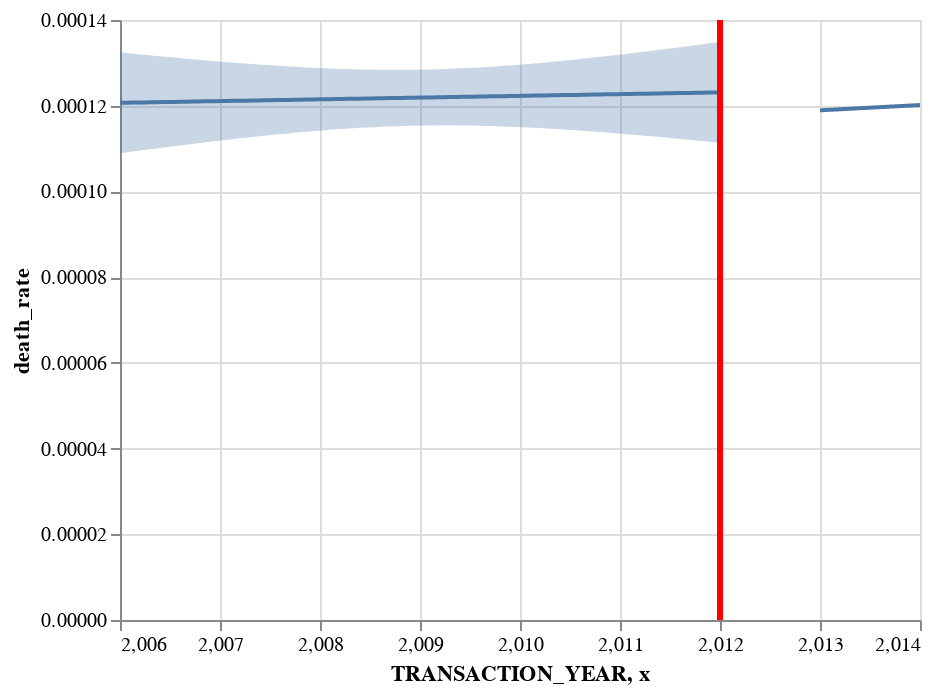

Notebook code for this chart:
### Markdown cell above
> pre-post for death rate

### Code cell
xvar= "TRANSACTION_YEAR"
yvar="death_rate"
fit, chart = pre_post(WA, yvar, xvar, 2012, alpha=0.05)
chart

### Figure 1 — Vega-Lite specification as saved in the notebook (floating-point values rounded to 4 significant figures)
{"config": {"view": {"continuousWidth": 400, "continuousHeight": 300}}, "layer": [{"data": {"name": "data-1af2451d3deb94125493477540d23f3c"}, "mark": "errorband", "encoding": {"x": {"field": "TRANSACTION_YEAR", "type": "quantitative"}, "y": {"field": "ci_low", "title": "death_rate", "type": "quantitative"}, "y2": {"field": "ci_high"}}}, {"data": {"name": "data-800682998bc7fb34b8f49fdb27be875f"}, "mark": "errorband", "encoding": {"x": {"field": "TRANSACTION_YEAR", "type": "quantitative"}, "y": {"field": "ci_low", "title": "death_rate", "type": "quantitative"}, "y2": {"field": "ci_high"}}}, {"data": {"name": "data-1af2451d3deb94125493477540d23f3c"}, "mark": "line", "encoding": {"x": {"field": "TRANSACTION_YEAR", "type": "quantitative"}, "y": {"field": "death_rate", "type": "quantitative"}}}, {"data": {"name": "data-800682998bc7fb34b8f49fdb27be875f"}, "mark": "line", "encoding": {"x": {"field": "TRANSACTION_YEAR", "type": "quantitative"}, "y": {"field": "death_rate", "type": "quantitative"}}}, {"data": {"name": "data-093671e60d609957934f7032375c92d9"}, "mark": {"type": "rule", "color": "red", "strokeWidth": 3}, "encoding": {"x": {"field": "x", "type": "quantitative"}}}], "$schema": "https://vega.github.io/schema/vega-lite/v4.17.0.json", "datasets": {"data-1af2451d3deb94125493477540d23f3c": [{"TRANSACTION_YEAR": 2006.0, "death_rate": 0.0001207, "ci_low": 0.0001089, "ci_high": 0.0001324}, {"TRANSACTION_YEAR": 2006.0, "death_rate": 0.0001207, "ci_low": 0.0001091, "ci_high": 0.0001323}, {"TRANSACTION_YEAR": 2006.0, "death_rate": 0.0001207, "ci_low": 0.0001093, "ci_high": 0.0001322}, {"TRANSACTION_YEAR": 2006.0, "death_rate": 0.0001207, "ci_low": 0.0001095, "ci_high": 0.000132}, {"TRANSACTION_YEAR": 2006.0, "death_rate": 0.0001208, "ci_low": 0.0001097, "ci_high": 0.0001319}, {"TRANSACTION_YEAR": 2006.0, "death_rate": 0.0001208, "ci_low": 0.0001098, "ci_high": 0.0001318}, {"TRANSACTION_YEAR": 2006.0, "death_rate": 0.0001208, "ci_low": 0.00011, "ci_high": 0.0001316}, {"TRANSACTION_YEAR": 2006.0, "death_rate": 0.0001208, "ci_low": 0.0001102, "ci_high": 0.0001315}, {"TRANSACTION_YEAR": 2006.0, "death_rate": 0.0001209, "ci_low": 0.0001104, "ci_high": 0.0001314}, {"TRANSACTION_YEAR": 2007.0, "death_rate": 0.0001209, "ci_low": 0.0001106, "ci_high": 0.0001312}, {"TRANSACTION_YEAR": 2007.0, "death_rate": 0.0001209, "ci_low": 0.0001107, "ci_high": 0.0001311}, {"TRANSACTION_YEAR": 2007.0, "death_rate": 0.0001209, "ci_low": 0.0001109, "ci_high": 0.000131}, {"TRANSACTION_YEAR": 2007.0, "death_rate": 0.000121, "ci_low": 0.0001111, "ci_high": 0.0001309}, {"TRANSACTION_YEAR": 2007.0, "death_rate": 0.000121, "ci_low": 0.0001113, "ci_high": 0.0001307}, {"TRANSACTION_YEAR": 2007.0, "death_rate": 0.000121, "ci_low": 0.0001114, "ci_high": 0.0001306}, {"TRANSACTION_YEAR": 2007.0, "death_rate": 0.000121, "ci_low": 0.0001116, "ci_high": 0.0001305}, {"TRANSACTION_YEAR": 2007.0, "death_rate": 0.0001211, "ci_low": 0.0001118, "ci_high": 0.0001304}, {"TRANSACTION_YEAR": 2007.0, "death_rate": 0.0001211, "ci_low": 0.0001119, "ci_high": 0.0001303}, {"TRANSACTION_YEAR": 2007.0, "death_rate": 0.0001211, "ci_low": 0.0001121, "ci_high": 0.0001302}, {"TRANSACTION_YEAR": 2007.0, "death_rate": 0.0001211, "ci_low": 0.0001122, "ci_high": 0.00013}, {"TRANSACTION_YEAR": 2007.0, "death_rate": 0.0001212, "ci_low": 0.0001124, "ci_high": 0.0001299}, {"TRANSACTION_YEAR": 2007.0, "death_rate": 0.0001212, "ci_low": 0.0001125, "ci_high": 0.0001298}, {"TRANSACTION_YEAR": 2007.0, "death_rate": 0.0001212, "ci_low": 0.0001127, "ci_high": 0.0001297}, {"TRANSACTION_YEAR": 2007.0, "death_rate": 0.0001212, "ci_low": 0.0001128, "ci_high": 0.0001296}, {"TRANSACTION_YEAR": 2007.0, "death_rate": 0.0001213, "ci_low": 0.000113, "ci_high": 0.0001295}, {"TRANSACTION_YEAR": 2007.0, "death_rate": 0.0001213, "ci_low": 0.0001131, "ci_high": 0.0001294}, {"TRANSACTION_YEAR": 2008.0, "death_rate": 0.0001213, "ci_low": 0.0001133, "ci_high": 0.0001293}, {"TRANSACTION_YEAR": 2008.0, "death_rate": 0.0001213, "ci_low": 0.0001134, "ci_high": 0.0001293}, {"TRANSACTION_YEAR": 2008.0, "death_rate": 0.0001214, "ci_low": 0.0001135, "ci_high": 0.0001292}, {"TRANSACTION_YEAR": 2008.0, "death_rate": 0.0001214, "ci_low": 0.0001137, "ci_high": 0.0001291}, {"TRANSACTION_YEAR": 2008.0, "death_rate": 0.0001214, "ci_low": 0.0001138, "ci_high": 0.000129}, {"TRANSACTION_YEAR": 2008.0, "death_rate": 0.0001214, "ci_low": 0.0001139, "ci_high": 0.0001289}, {"TRANSACTION_YEAR": 2008.0, "death_rate": 0.0001215, "ci_low": 0.000114, "ci_high": 0.0001289}, {"TRANSACTION_YEAR": 2008.0, "death_rate": 0.0001215, "ci_low": 0.0001142, "ci_high": 0.0001288}, {"TRANSACTION_YEAR": 2008.0, "death_rate": 0.0001215, "ci_low": 0.0001143, "ci_high": 0.0001287}, {"TRANSACTION_YEAR": 2008.0, "death_rate": 0.0001215, "ci_low": 0.0001144, "ci_high": 0.0001287}, {"TRANSACTION_YEAR": 2008.0, "death_rate": 0.0001216, "ci_low": 0.0001145, "ci_high": 0.0001286}, {"TRANSACTION_YEAR": 2008.0, "death_rate": 0.0001216, "ci_low": 0.0001146, "ci_high": 0.0001286}, {"TRANSACTION_YEAR": 2008.0, "death_rate": 0.0001216, "ci_low": 0.0001147, "ci_high": 0.0001285}, {"TRANSACTION_YEAR": 2008.0, "death_rate": 0.0001216, "ci_low": 0.0001148, "ci_high": 0.0001285}, {"TRANSACTION_YEAR": 2008.0, "death_rate": 0.0001216, "ci_low": 0.0001148, "ci_high": 0.0001285}, {"TRANSACTION_YEAR": 2008.0, "death_rate": 0.0001217, "ci_low": 0.0001149, "ci_high": 0.0001284}, {"TRANSACTION_YEAR": 2009.0, "death_rate": 0.0001217, "ci_low": 0.000115, "ci_high": 0.0001284}, {"TRANSACTION_YEAR": 2009.0, "death_rate": 0.0001217, "ci_low": 0.0001151, "ci_high": 0.0001284}, {"TRANSACTION_YEAR": 2009.0, "death_rate": 0.0001217, "ci_low": 0.0001151, "ci_high": 0.0001284}, {"TRANSACTION_YEAR": 2009.0, "death_rate": 0.0001218, "ci_low": 0.0001152, "ci_high": 0.0001284}, {"TRANSACTION_YEAR": 2009.0, "death_rate": 0.0001218, "ci_low": 0.0001152, "ci_high": 0.0001284}, {"TRANSACTION_YEAR": 2009.0, "death_rate": 0.0001218, "ci_low": 0.0001153, "ci_high": 0.0001284}, {"TRANSACTION_YEAR": 2009.0, "death_rate": 0.0001218, "ci_low": 0.0001153, "ci_high": 0.0001284}, {"TRANSACTION_YEAR": 2009.0, "death_rate": 0.0001219, "ci_low": 0.0001153, "ci_high": 0.0001284}, {"TRANSACTION_YEAR": 2009.0, "death_rate": 0.0001219, "ci_low": 0.0001154, "ci_high": 0.0001284}, {"TRANSACTION_YEAR": 2009.0, "death_rate": 0.0001219, "ci_low": 0.0001154, "ci_high": 0.0001284}, {"TRANSACTION_YEAR": 2009.0, "death_rate": 0.0001219, "ci_low": 0.0001154, "ci_high": 0.0001285}, {"TRANSACTION_YEAR": 2009.0, "death_rate": 0.000122, "ci_low": 0.0001154, "ci_high": 0.0001285}, {"TRANSACTION_YEAR": 2009.0, "death_rate": 0.000122, "ci_low": 0.0001154, "ci_high": 0.0001286}, {"TRANSACTION_YEAR": 2009.0, "death_rate": 0.000122, "ci_low": 0.0001154, "ci_high": 0.0001286}, {"TRANSACTION_YEAR": 2009.0, "death_rate": 0.000122, "ci_low": 0.0001154, "ci_high": 0.0001287}, {"TRANSACTION_YEAR": 2009.0, "death_rate": 0.0001221, "ci_low": 0.0001154, "ci_high": 0.0001287}, {"TRANSACTION_YEAR": 2009.0, "death_rate": 0.0001221, "ci_low": 0.0001154, "ci_high": 0.0001288}, {"TRANSACTION_YEAR": 2010.0, "death_rate": 0.0001221, "ci_low": 0.0001154, "ci_high": 0.0001289}, {"TRANSACTION_YEAR": 2010.0, "death_rate": 0.0001221, "ci_low": 0.0001153, "ci_high": 0.0001289}, {"TRANSACTION_YEAR": 2010.0, "death_rate": 0.0001222, "ci_low": 0.0001153, "ci_high": 0.000129}, {"TRANSACTION_YEAR": 2010.0, "death_rate": 0.0001222, "ci_low": 0.0001153, "ci_high": 0.0001291}, {"TRANSACTION_YEAR": 2010.0, "death_rate": 0.0001222, "ci_low": 0.0001152, "ci_high": 0.0001292}, {"TRANSACTION_YEAR": 2010.0, "death_rate": 0.0001222, "ci_low": 0.0001152, "ci_high": 0.0001293}, {"TRANSACTION_YEAR": 2010.0, "death_rate": 0.0001223, "ci_low": 0.0001151, "ci_high": 0.0001294}, {"TRANSACTION_YEAR": 2010.0, "death_rate": 0.0001223, "ci_low": 0.0001151, "ci_high": 0.0001295}, {"TRANSACTION_YEAR": 2010.0, "death_rate": 0.0001223, "ci_low": 0.000115, "ci_high": 0.0001296}, {"TRANSACTION_YEAR": 2010.0, "death_rate": 0.0001223, "ci_low": 0.0001149, "ci_high": 0.0001297}, {"TRANSACTION_YEAR": 2010.0, "death_rate": 0.0001224, "ci_low": 0.0001149, "ci_high": 0.0001299}, {"TRANSACTION_YEAR": 2010.0, "death_rate": 0.0001224, "ci_low": 0.0001148, "ci_high": 0.00013}, {"TRANSACTION_YEAR": 2010.0, "death_rate": 0.0001224, "ci_low": 0.0001147, "ci_high": 0.0001301}, {"TRANSACTION_YEAR": 2010.0, "death_rate": 0.0001224, "ci_low": 0.0001146, "ci_high": 0.0001302}, {"TRANSACTION_YEAR": 2010.0, "death_rate": 0.0001225, "ci_low": 0.0001145, "ci_high": 0.0001304}, {"TRANSACTION_YEAR": 2010.0, "death_rate": 0.0001225, "ci_low": 0.0001144, "ci_high": 0.0001305}, {"TRANSACTION_YEAR": 2010.0, "death_rate": 0.0001225, "ci_low": 0.0001144, "ci_high": 0.0001307}, {"TRANSACTION_YEAR": 2011.0, "death_rate": 0.0001225, "ci_low": 0.0001143, "ci_high": 0.0001308}, {"TRANSACTION_YEAR": 2011.0, "death_rate": 0.0001226, "ci_low": 0.0001142, "ci_high": 0.0001309}, {"TRANSACTION_YEAR": 2011.0, "death_rate": 0.0001226, "ci_low": 0.0001141, "ci_high": 0.0001311}, {"TRANSACTION_YEAR": 2011.0, "death_rate": 0.0001226, "ci_low": 0.000114, "ci_high": 0.0001312}, {"TRANSACTION_YEAR": 2011.0, "death_rate": 0.0001226, "ci_low": 0.0001139, "ci_high": 0.0001314}, {"TRANSACTION_YEAR": 2011.0, "death_rate": 0.0001226, "ci_low": 0.0001137, "ci_high": 0.0001316}, {"TRANSACTION_YEAR": 2011.0, "death_rate": 0.0001227, "ci_low": 0.0001136, "ci_high": 0.0001317}, {"TRANSACTION_YEAR": 2011.0, "death_rate": 0.0001227, "ci_low": 0.0001135, "ci_high": 0.0001319}, {"TRANSACTION_YEAR": 2011.0, "death_rate": 0.0001227, "ci_low": 0.0001134, "ci_high": 0.000132}, {"TRANSACTION_YEAR": 2011.0, "death_rate": 0.0001227, "ci_low": 0.0001133, "ci_high": 0.0001322}, {"TRANSACTION_YEAR": 2011.0, "death_rate": 0.0001228, "ci_low": 0.0001132, "ci_high": 0.0001324}, {"TRANSACTION_YEAR": 2011.0, "death_rate": 0.0001228, "ci_low": 0.0001131, "ci_high": 0.0001325}, {"TRANSACTION_YEAR": 2011.0, "death_rate": 0.0001228, "ci_low": 0.0001129, "ci_high": 0.0001327}, {"TRANSACTION_YEAR": 2011.0, "death_rate": 0.0001228, "ci_low": 0.0001128, "ci_high": 0.0001329}, {"TRANSACTION_YEAR": 2011.0, "death_rate": 0.0001229, "ci_low": 0.0001127, "ci_high": 0.0001331}, {"TRANSACTION_YEAR": 2011.0, "death_rate": 0.0001229, "ci_low": 0.0001126, "ci_high": 0.0001332}, {"TRANSACTION_YEAR": 2012.0, "death_rate": 0.0001229, "ci_low": 0.0001124, "ci_high": 0.0001334}, {"TRANSACTION_YEAR": 2012.0, "death_rate": 0.0001229, "ci_low": 0.0001123, "ci_high": 0.0001336}, {"TRANSACTION_YEAR": 2012.0, "death_rate": 0.000123, "ci_low": 0.0001122, "ci_high": 0.0001338}, {"TRANSACTION_YEAR": 2012.0, "death_rate": 0.000123, "ci_low": 0.000112, "ci_high": 0.0001339}, {"TRANSACTION_YEAR": 2012.0, "death_rate": 0.000123, "ci_low": 0.0001119, "ci_high": 0.0001341}, {"TRANSACTION_YEAR": 2012.0, "death_rate": 0.000123, "ci_low": 0.0001118, "ci_high": 0.0001343}, {"TRANSACTION_YEAR": 2012.0, "death_rate": 0.0001231, "ci_low": 0.0001116, "ci_high": 0.0001345}, {"TRANSACTION_YEAR": 2012.0, "death_rate": 0.0001231, "ci_low": 0.0001115, "ci_high": 0.0001347}, {"TRANSACTION_YEAR": 2012.0, "death_rate": 0.0001231, "ci_low": 0.0001114, "ci_high": 0.0001349}], "data-800682998bc7fb34b8f49fdb27be875f": [{"TRANSACTION_YEAR": 2013.0, "death_rate": 0.0001189, "ci_low": null, "ci_high": null}, {"TRANSACTION_YEAR": 2013.0, "death_rate": 0.0001189, "ci_low": null, "ci_high": null}, {"TRANSACTION_YEAR": 2013.0, "death_rate": 0.0001189, "ci_low": null, "ci_high": null}, {"TRANSACTION_YEAR": 2013.0, "death_rate": 0.000119, "ci_low": null, "ci_high": null}, {"TRANSACTION_YEAR": 2013.0, "death_rate": 0.000119, "ci_low": null, "ci_high": null}, {"TRANSACTION_YEAR": 2013.0, "death_rate": 0.000119, "ci_low": null, "ci_high": null}, {"TRANSACTION_YEAR": 2013.0, "death_rate": 0.000119, "ci_low": null, "ci_high": null}, {"TRANSACTION_YEAR": 2013.0, "death_rate": 0.000119, "ci_low": null, "ci_high": null}, {"TRANSACTION_YEAR": 2013.0, "death_rate": 0.000119, "ci_low": null, "ci_high": null}, {"TRANSACTION_YEAR": 2013.0, "death_rate": 0.000119, "ci_low": null, "ci_high": null}, {"TRANSACTION_YEAR": 2013.0, "death_rate": 0.000119, "ci_low": null, "ci_high": null}, {"TRANSACTION_YEAR": 2013.0, "death_rate": 0.0001191, "ci_low": null, "ci_high": null}, {"TRANSACTION_YEAR": 2013.0, "death_rate": 0.0001191, "ci_low": null, "ci_high": null}, {"TRANSACTION_YEAR": 2013.0, "death_rate": 0.0001191, "ci_low": null, "ci_high": null}, {"TRANSACTION_YEAR": 2013.0, "death_rate": 0.0001191, "ci_low": null, "ci_high": null}, {"TRANSACTION_YEAR": 2013.0, "death_rate": 0.0001191, "ci_low": null, "ci_high": null}, {"TRANSACTION_YEAR": 2013.0, "death_rate": 0.0001191, "ci_low": null, "ci_high": null}, {"TRANSACTION_YEAR": 2013.0, "death_rate": 0.0001191, "ci_low": null, "ci_high": null}, {"TRANSACTION_YEAR": 2013.0, "death_rate": 0.0001191, "ci_low": null, "ci_high": null}, {"TRANSACTION_YEAR": 2013.0, "death_rate": 0.0001192, "ci_low": null, "ci_high": null}, {"TRANSACTION_YEAR": 2013.0, "death_rate": 0.0001192, "ci_low": null, "ci_high": null}, {"TRANSACTION_YEAR": 2013.0, "death_rate": 0.0001192, "ci_low": null, "ci_high": null}, {"TRANSACTION_YEAR": 2013.0, "death_rate": 0.0001192, "ci_low": null, "ci_high": null}, {"TRANSACTION_YEAR": 2013.0, "death_rate": 0.0001192, "ci_low": null, "ci_high": null}, {"TRANSACTION_YEAR": 2013.0, "death_rate": 0.0001192, "ci_low": null, "ci_high": null}, {"TRANSACTION_YEAR": 2013.0, "death_rate": 0.0001192, "ci_low": null, "ci_high": null}, {"TRANSACTION_YEAR": 2013.0, "death_rate": 0.0001192, "ci_low": null, "ci_high": null}, {"TRANSACTION_YEAR": 2013.0, "death_rate": 0.0001193, "ci_low": null, "ci_high": null}, {"TRANSACTION_YEAR": 2013.0, "death_rate": 0.0001193, "ci_low": null, "ci_high": null}, {"TRANSACTION_YEAR": 2013.0, "death_rate": 0.0001193, "ci_low": null, "ci_high": null}, {"TRANSACTION_YEAR": 2013.0, "death_rate": 0.0001193, "ci_low": null, "ci_high": null}, {"TRANSACTION_YEAR": 2013.0, "death_rate": 0.0001193, "ci_low": null, "ci_high": null}, {"TRANSACTION_YEAR": 2013.0, "death_rate": 0.0001193, "ci_low": null, "ci_high": null}, {"TRANSACTION_YEAR": 2013.0, "death_rate": 0.0001193, "ci_low": null, "ci_high": null}, {"TRANSACTION_YEAR": 2013.0, "death_rate": 0.0001193, "ci_low": null, "ci_high": null}, {"TRANSACTION_YEAR": 2013.0, "death_rate": 0.0001194, "ci_low": null, "ci_high": null}, {"TRANSACTION_YEAR": 2013.0, "death_rate": 0.0001194, "ci_low": null, "ci_high": null}, {"TRANSACTION_YEAR": 2013.0, "death_rate": 0.0001194, "ci_low": null, "ci_high": null}, {"TRANSACTION_YEAR": 2013.0, "death_rate": 0.0001194, "ci_low": null, "ci_high": null}, {"TRANSACTION_YEAR": 2013.0, "death_rate": 0.0001194, "ci_low": null, "ci_high": null}, {"TRANSACTION_YEAR": 2013.0, "death_rate": 0.0001194, "ci_low": null, "ci_high": null}, {"TRANSACTION_YEAR": 2013.0, "death_rate": 0.0001194, "ci_low": null, "ci_high": null}, {"TRANSACTION_YEAR": 2013.0, "death_rate": 0.0001194, "ci_low": null, "ci_high": null}, {"TRANSACTION_YEAR": 2013.0, "death_rate": 0.0001195, "ci_low": null, "ci_high": null}, {"TRANSACTION_YEAR": 2013.0, "death_rate": 0.0001195, "ci_low": null, "ci_high": null}, {"TRANSACTION_YEAR": 2013.0, "death_rate": 0.0001195, "ci_low": null, "ci_high": null}, {"TRANSACTION_YEAR": 2013.0, "death_rate": 0.0001195, "ci_low": null, "ci_high": null}, {"TRANSACTION_YEAR": 2013.0, "death_rate": 0.0001195, "ci_low": null, "ci_high": null}, {"TRANSACTION_YEAR": 2013.0, "death_rate": 0.0001195, "ci_low": null, "ci_high": null}, {"TRANSACTION_YEAR": 2013.0, "death_rate": 0.0001195, "ci_low": null, "ci_high": null}, {"TRANSACTION_YEAR": 2013.0, "death_rate": 0.0001195, "ci_low": null, "ci_high": null}, {"TRANSACTION_YEAR": 2014.0, "death_rate": 0.0001196, "ci_low": null, "ci_high": null}, {"TRANSACTION_YEAR": 2014.0, "death_rate": 0.0001196, "ci_low": null, "ci_high": null}, {"TRANSACTION_YEAR": 2014.0, "death_rate": 0.0001196, "ci_low": null, "ci_high": null}, {"TRANSACTION_YEAR": 2014.0, "death_rate": 0.0001196, "ci_low": null, "ci_high": null}, {"TRANSACTION_YEAR": 2014.0, "death_rate": 0.0001196, "ci_low": null, "ci_high": null}, {"TRANSACTION_YEAR": 2014.0, "death_rate": 0.0001196, "ci_low": null, "ci_high": null}, {"TRANSACTION_YEAR": 2014.0, "death_rate": 0.0001196, "ci_low": null, "ci_high": null}, {"TRANSACTION_YEAR": 2014.0, "death_rate": 0.0001196, "ci_low": null, "ci_high": null}, {"TRANSACTION_YEAR": 2014.0, "death_rate": 0.0001197, "ci_low": null, "ci_high": null}, {"TRANSACTION_YEAR": 2014.0, "death_rate": 0.0001197, "ci_low": null, "ci_high": null}, {"TRANSACTION_YEAR": 2014.0, "death_rate": 0.0001197, "ci_low": null, "ci_high": null}, {"TRANSACTION_YEAR": 2014.0, "death_rate": 0.0001197, "ci_low": null, "ci_high": null}, {"TRANSACTION_YEAR": 2014.0, "death_rate": 0.0001197, "ci_low": null, "ci_high": null}, {"TRANSACTION_YEAR": 2014.0, "death_rate": 0.0001197, "ci_low": null, "ci_high": null}, {"TRANSACTION_YEAR": 2014.0, "death_rate": 0.0001197, "ci_low": null, "ci_high": null}, {"TRANSACTION_YEAR": 2014.0, "death_rate": 0.0001197, "ci_low": null, "ci_high": null}, {"TRANSACTION_YEAR": 2014.0, "death_rate": 0.0001198, "ci_low": null, "ci_high": null}, {"TRANSACTION_YEAR": 2014.0, "death_rate": 0.0001198, "ci_low": null, "ci_high": null}, {"TRANSACTION_YEAR": 2014.0, "death_rate": 0.0001198, "ci_low": null, "ci_high": null}, {"TRANSACTION_YEAR": 2014.0, "death_rate": 0.0001198, "ci_low": null, "ci_high": null}, {"TRANSACTION_YEAR": 2014.0, "death_rate": 0.0001198, "ci_low": null, "ci_high": null}, {"TRANSACTION_YEAR": 2014.0, "death_rate": 0.0001198, "ci_low": null, "ci_high": null}, {"TRANSACTION_YEAR": 2014.0, "death_rate": 0.0001198, "ci_low": null, "ci_high": null}, {"TRANSACTION_YEAR": 2014.0, "death_rate": 0.0001198, "ci_low": null, "ci_high": null}, {"TRANSACTION_YEAR": 2014.0, "death_rate": 0.0001199, "ci_low": null, "ci_high": null}, {"TRANSACTION_YEAR": 2014.0, "death_rate": 0.0001199, "ci_low": null, "ci_high": null}, {"TRANSACTION_YEAR": 2014.0, "death_rate": 0.0001199, "ci_low": null, "ci_high": null}, {"TRANSACTION_YEAR": 2014.0, "death_rate": 0.0001199, "ci_low": null, "ci_high": null}, {"TRANSACTION_YEAR": 2014.0, "death_rate": 0.0001199, "ci_low": null, "ci_high": null}, {"TRANSACTION_YEAR": 2014.0, "death_rate": 0.0001199, "ci_low": null, "ci_high": null}, {"TRANSACTION_YEAR": 2014.0, "death_rate": 0.0001199, "ci_low": null, "ci_high": null}, {"TRANSACTION_YEAR": 2014.0, "death_rate": 0.0001199, "ci_low": null, "ci_high": null}, {"TRANSACTION_YEAR": 2014.0, "death_rate": 0.0001199, "ci_low": null, "ci_high": null}, {"TRANSACTION_YEAR": 2014.0, "death_rate": 0.00012, "ci_low": null, "ci_high": null}, {"TRANSACTION_YEAR": 2014.0, "death_rate": 0.00012, "ci_low": null, "ci_high": null}, {"TRANSACTION_YEAR": 2014.0, "death_rate": 0.00012, "ci_low": null, "ci_high": null}, {"TRANSACTION_YEAR": 2014.0, "death_rate": 0.00012, "ci_low": null, "ci_high": null}, {"TRANSACTION_YEAR": 2014.0, "death_rate": 0.00012, "ci_low": null, "ci_high": null}, {"TRANSACTION_YEAR": 2014.0, "death_rate": 0.00012, "ci_low": null, "ci_high": null}, {"TRANSACTION_YEAR": 2014.0, "death_rate": 0.00012, "ci_low": null, "ci_high": null}, {"TRANSACTION_YEAR": 2014.0, "death_rate": 0.00012, "ci_low": null, "ci_high": null}, {"TRANSACTION_YEAR": 2014.0, "death_rate": 0.0001201, "ci_low": null, "ci_high": null}, {"TRANSACTION_YEAR": 2014.0, "death_rate": 0.0001201, "ci_low": null, "ci_high": null}, {"TRANSACTION_YEAR": 2014.0, "death_rate": 0.0001201, "ci_low": null, "ci_high": null}, {"TRANSACTION_YEAR": 2014.0, "death_rate": 0.0001201, "ci_low": null, "ci_high": null}, {"TRANSACTION_YEAR": 2014.0, "death_rate": 0.0001201, "ci_low": null, "ci_high": null}, {"TRANSACTION_YEAR": 2014.0, "death_rate": 0.0001201, "ci_low": null, "ci_high": null}, {"TRANSACTION_YEAR": 2014.0, "death_rate": 0.0001201, "ci_low": null, "ci_high": null}, {"TRANSACTION_YEAR": 2014.0, "death_rate": 0.0001201, "ci_low": null, "ci_high": null}, {"TRANSACTION_YEAR": 2014.0, "death_rate": 0.0001202, "ci_low": null, "ci_high": null}], "data-093671e60d609957934f7032375c92d9": [{"x": 2012}]}}
